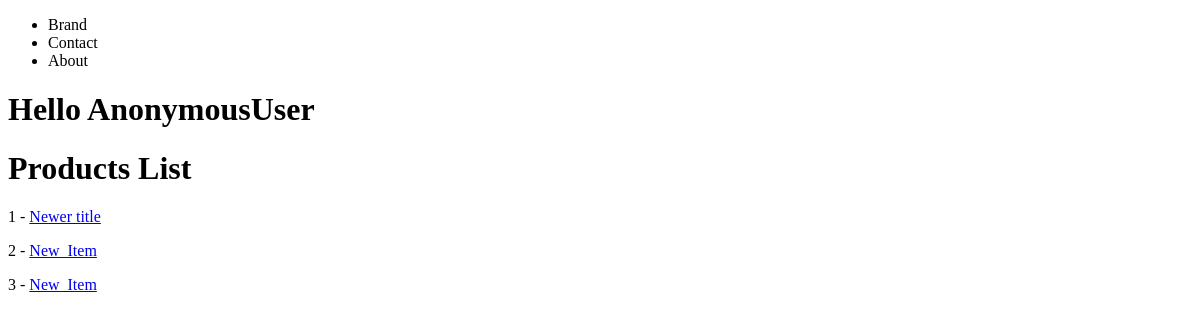
Before: /products/ with the older database file.
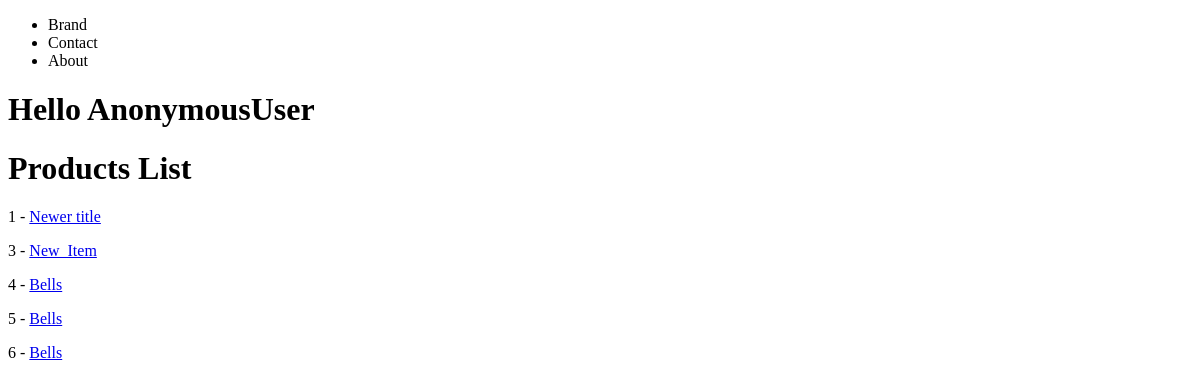
After: the same page with the newer database file.
### products/models.py (models this page shows)
class Product(models.Model):
    title = models.CharField(max_length=120) #required
    description = models.TextField(blank=True, null=True)
    price = models.DecimalField(decimal_places=2, max_digits=10000)
    summary = models.TextField()
    def get_absolute_url(self):
        return reverse("products:product-detail", kwargs={"id": self.id})                    #f"products/{self.id}"

### products/views.py (the view)
# urls.py: path('', product_list_view, name='product-list'),
def product_list_view(request):
    queryset = Product.objects.all() # list of objects
    context = {
        "object_list": queryset
    }
    return render(request, "products/product_list.html", context)

### products/templates/products/product_list.html
{% extends 'base.html' %}
{%block content %}
<h1>Products List</h1>
{% for instance in object_list %}
    <p>{{ instance.id }} - <a href='{{ instance.get_absolute_url }}'>{{ instance.title }}</a></p>
{% endfor %}
{% endblock %}

### templates/base.html (shortened to what this page needs)
<!DOCTYPE html>
<html lang="en">
  <head>
  </head>
  <body>
    {% include 'navbar.html' %}
    <h1>Hello {{ request.user}}</h1>
	{% block content %}{% endblock %}
  </body>
</html>

### templates/navbar.html
<nav>
    <ul>
        <li>Brand</li>
        <li>Contact</li>
        <li>About</li>
    </ul>
</nav>

Changed rows visible on the page:
removed Product: id "2", title "New_Item"
added Product: id "4", title "Bells"
added Product: id "5", title "Bells"
added Product: id "6", title "Bells"
